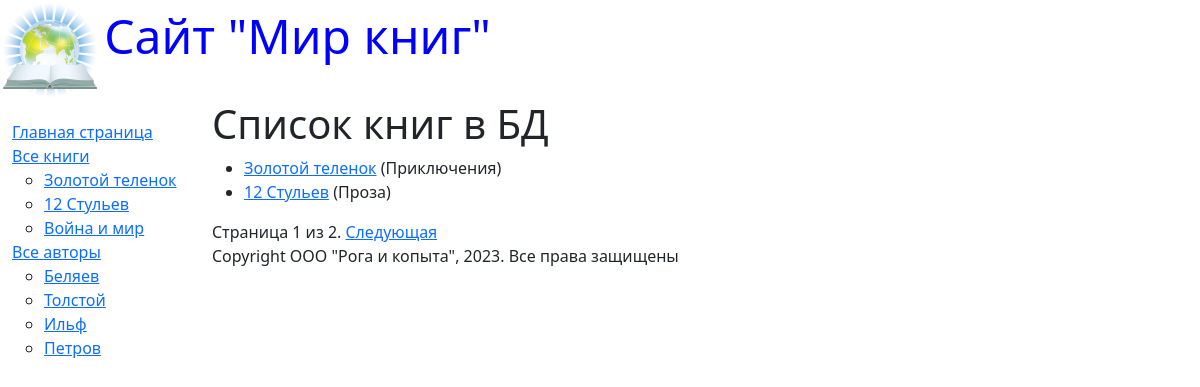
The page /books/ on the database its author committed.
### catalog/models.py (models this page shows, shortened)
class Book(models.Model):
    title = models.CharField(max_length=200,
                             help_text="Введите название книги",
                             verbose_name="Название книги")
    genre = models.ForeignKey("Genre", on_delete=models.CASCADE,
                              help_text="Выберите Жанр книги",
                              verbose_name="Жанр книги", null=True)
    language = models.ForeignKey("Language", on_delete=models.CASCADE,
                                 help_text="Выберите язык книги",
                                 verbose_name = "Язык книги", null=True)
    author = models.ManyToManyField("Author",
                                    help_text="Выберите автора книги",
                                    verbose_name= "Автор книги")
    summary = models.TextField(max_length=1000,
                               help_text="Введите краткое описание книги",
                               verbose_name="Аннотация книги")
    isbn = models.CharField(max_length=13,
                            help_text="Не более 13 символов",
                            verbose_name= "ISBN книги")
    def display_author(self):
        return ', '.join([author.last_name for author in
                          self.author.all()])
    display_author.short_description = "Авторы"
    def get_absolute_url(self):
        return reverse("book_detail", args=[str(self.id)])

class Author(models.Model):
    first_name = models.CharField(max_length=100,
                                  help_text="Введите имя автора",
                                  verbose_name="Имя автора")
    last_name= models.CharField(max_length=100,
                                help_text="Введите фамилию автора",
                                verbose_name="Фамилия автора")
    date_of_birth = models.DateField(help_text="Введите дату рождения",
                                     verbose_name="Дата рождения",
                                     null=True, blank=True)
    date_of_death = models.DateField(help_text="Введите дату смерти",
                                     verbose_name="Дата смерти",
                                     null=True, blank=True)

class Genre(models.Model):
    name = models.CharField(max_length=200,
                            help_text = "Введите жанр книги",
                            verbose_name="Жанр Книги")
    def __str__(self):
        return self.name

### catalog/views.py (the view)
# urls.py: re_path(r'^books/$', views.BookListView.as_view(), name='books'),
class BookListView(generic.ListView):
    model = Book
    paginate_by = 2

### catalog/templatetags/menu_tags.py (called while the page is built)
@register.simple_tag
def show_book():
    book = Book.objects.all()
    return book

@register.simple_tag
def show_authors():
    authors = Author.objects.all()
    return authors

### catalog/templates/catalog/book_list.html
{% extends 'base_generic.html' %}
{% block content %}
    <h1> Список книг в БД</h1>
    {% if book_list %}
    <ul>
        {% for book in book_list %}
        <li>
            <a href="{{ book.get_absolute_url }}">
                     {{ book.title }}</a>
                     ({{book.genre}})
        </li>
        {% endfor %}
    </ul>
    {% else %}
        <p> В базе данных нет книг</p>
    {% endif %}
{% endblock %}

### catalog/templates/base_generic.html (shortened to what this page needs)
{% load menu_tags %}
<!DOCTYPE html>
<html lang="en">
<head>
    <link rel="stylesheet" href="https://cdn.jsdelivr.net/npm/bootstrap@5.2.3/dist/css/bootstrap.min.css">
    {% load static %}
    <link rel="stylesheet" href="{% static 'css/styles.css' %}">
    {% block head %}
        <img src="{%static 'images/logotip.jpg' %}"
        style="width: 100px; height:100px;" align="absmiddle">
        <font size=7, color="blue"> Сайт "Мир книг" </font>
    {% endblock %}
</head>
<body>
    <div class="container-fluid">
        <div class="row">
            <div class="col-sm-2">
                {% block sidebar %}
                    <ul class="sidebar-nav">
                        <li><a href="{% url 'index' %}">Главная страница </a></li>
                        <li><a href="{% url 'books' %}">Все книги </a></li>
                            <ul>
                                {% show_book as book %}
                                {% for book in book %}
                                    <li><a href="{{ book.get_absolute_url }}">{{ book.title }} </a></li>
                                {% endfor %}
                            </ul>
                        <li><a href="{% url 'authors' %}"> Все авторы</a></li>
                            <ul>
                                {% show_authors as author %}
                                {% for author in author %}
                                    <li><a href="author_detail">{{ author.last_name }} </a></li>
                                {% endfor %}
                            </ul>
                    </ul>
                {% endblock %}
                </div>
        <div class="col-sm-10 ">
        {% block content %}
        {% endblock %}
        {% block pagination %}
        {% if is_paginated %}
            <div class="pagination">
                <span class="page-links">
                    <span class="page-current">
                        Страница {{ page_obj.number }} из {{ page_obj.paginator.num_pages }}.
                    </span>
                    {% if page_obj.has_next %}
                        <a href="{{ request.path }}?page={{ page_obj.next_page_number }}">Следующая</a>
                    {% endif %}
                </span>
            </div>
        {% endif %}
    {% endblock %}
        {% block footer %}
            {% block copyright %}
            <p> Copyright ООО "Рога и копыта", 2023. Все права защищены</p>
            {% endblock %}
        {% endblock %}
        </div>
        </div>
        </div>
        </body>
</html>

### catalog/static/styles.css (style rules this page uses)
.sidebar-nav { margin-top: 20px; padding: 0; list-style: none; }

### rows shown on the page
Book: title "Золотой теленок", genre "Приключения"
Book: title "12 Стульев", genre "Проза"
Book: title "Война и мир"
Author: last_name "Беляев"
Author: last_name "Толстой"
Author: last_name "Ильф"
Author: last_name "Петров"

### other values the page prints
{{ page_obj.number }} "1"
{{ page_obj.paginator.num_pages }} "2"
